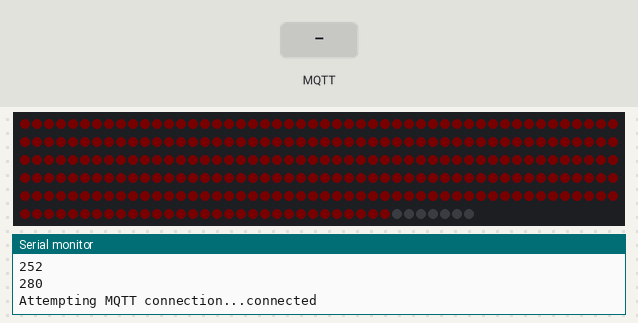
This sketch was run on a simulated ESP8266 (NodeMCU). Parts: 288 RGB LEDs in strip order, left to right, continuing on the next row, the last lines printed to the serial monitor. Inputs (shaded band) come from the test bench. Dim RGB values are drawn brighter than linear; WiFi joins after 1.5 s; servers stay silent unless stated; no MQTT or app messages arrive unless stated.

Above: at 2.7 s.
2.8 s: MQTT message "25" arrives on the third subscribed topic
At 5.5 s:
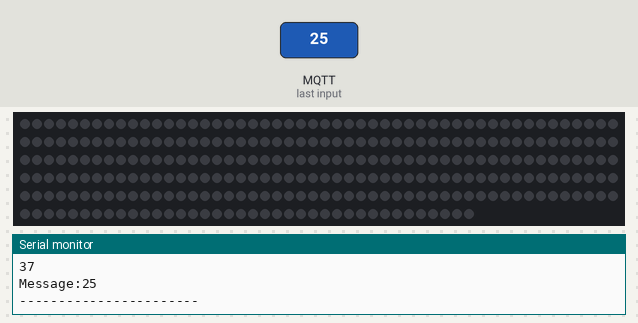
5.8 s: MQTT message "25" arrives on the first subscribed topic
At 6.29 s:
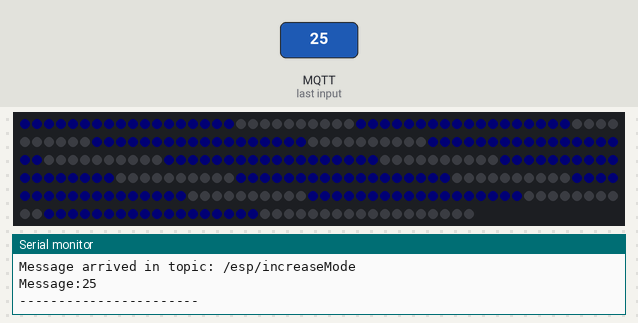
7.3 s: MQTT message "25" arrives on the second subscribed topic
At 7.7 s:
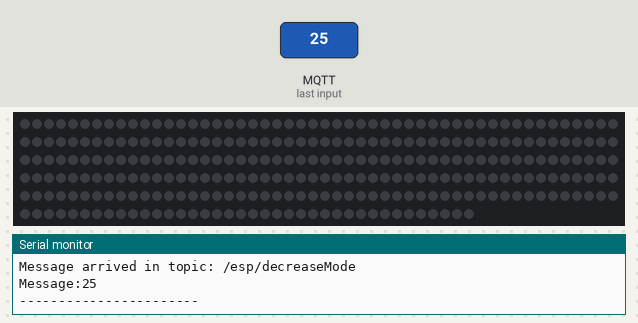
8.8 s: MQTT message "55" arrives on the second subscribed topic
10.3 s: MQTT message "0" arrives on the second subscribed topic
Timing chart, 0 to 12.8 s (numbered marks = the images above; inputs shaded):
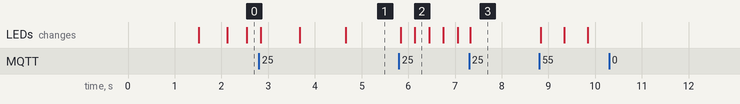

Measured:
- after the input at 2.8 s, the LEDs: change at once (image 1)
- after the input at 5.8 s, the LEDs: first change at once (image 2 shows a later state)
- after the input at 7.3 s, the LEDs: change at once (image 3)

The sketch:

ws2812fx_mqtt.ino
```cpp
#include <WS2812FX.h>
#include <ESP8266WiFi.h>
#include <Wire.h>
#include <PubSubClient.h>

// Constants for WIFI setup
#define wifi_ssid "SSID"
#define wifi_password "PASSWORD"

// Setup for MQTT
#define mqtt_server "192.168.1.201"
#define INCREASE_MODE_TOPIC "/esp/increaseMode"
#define DECREASE_MODE_TOPIC "/esp/decreaseMode"
#define CHANGE_COLOR_TOPIC "/esp/changeColor"
#define INCREASE_BRIGHTNESS_TOPIC "/esp/increaseBrightness"
#define DECREASE_BRIGHTNESS_TOPIC "/esp/decreaseBrightness"
#define SET_BRIGHTNESS_TOPIC "/esp/setBrightness"
#define SPECIFIC_MODE_TOPIC "/esp/specific"
#define SET_SPEED_TOPIC "/esp/setSpeed"

#define CURRENT_MODE_TOPIC "/esp/mode"
#define CURRENT_MODE_STRING_TOPIC "/esp/modeString"
#define CURRENT_BRIGHTNESS_TOPIC "/esp/brightness"
//#define CURRENT_COLOR_TOPIC "/esp/color"
#define CURRENT_SPEED_TOPIC "/esp/speed"

// Setup for LED strips
#define LED_COUNT 288
#define LED_PIN 5
#define TIMER_MS 5000

WS2812FX ws2812fx = WS2812FX(LED_COUNT, LED_PIN, NEO_GRB + NEO_KHZ800);

int BRIGHTNESS = 10;
int SPEED = 10;

int counter = 1;

int SEG_MULTIPLIER = 1;
int START_INDEX = 0;
int LEDS_PER_PENTAGON = LED_COUNT / MAX_NUM_SEGMENTS;

// Setup for MQTT
WiFiClient espClient;
PubSubClient client(espClient);

uint8_t lastMode = 0;
uint8_t lastBrightness = BRIGHTNESS;
uint8_t lastSpeed = SPEED;
uint32_t lastColor = DEFAULT_COLOR;

long lastMsg = 0;

void setup()
{
  Serial.begin(9600);

  setupWifi();
  setupLedStrips();

  client.setServer(mqtt_server, 1883);

  // Set callback function when recieving a MQTT message
  client.setCallback(callback);

  // Subscribe to MQTT Topics
  client.subscribe(INCREASE_MODE_TOPIC);
  client.subscribe(DECREASE_MODE_TOPIC);
  client.subscribe(CHANGE_COLOR_TOPIC);
  client.subscribe(INCREASE_BRIGHTNESS_TOPIC);
  client.subscribe(DECREASE_BRIGHTNESS_TOPIC);
  client.subscribe(SPECIFIC_MODE_TOPIC);
  client.subscribe(SET_SPEED_TOPIC);
  client.subscribe(SET_BRIGHTNESS_TOPIC);
}

void loop()
{

  ws2812fx.service();

  if (!client.connected())
  {
    reconnect();
  }

  checkIfUpdateAvailable();

  //delay(100);
  client.loop();
}

void changeColor(String newColor)

{

  int x = strtol(newColor.c_str(), NULL, 16);

  Serial.println(x);

  for (int i = 0; i < ws2812fx.getNumSegments(); i++)
  {
    ws2812fx.setColor(i, 0);
  }

  for (int i = 0; i < ws2812fx.getNumSegments(); i++)
  {
    ws2812fx.setColor(i, x);
  }
}

void increaseMode()
{

  //Serial.print(ws2812fx.getMode());
  if (ws2812fx.getMode() == 25)
  {
    ws2812fx.setMode(28);
  }

  if (ws2812fx.getMode() == 55)
  {
    ws2812fx.setMode(59);
  }

  int prevMode = ws2812fx.getMode();
  int nextMode = (prevMode + 1) % ws2812fx.getModeCount();

  for (int i = 0; i < ws2812fx.getNumSegments(); i++)
  {
    ws2812fx.setMode(i, nextMode);
  }
}

void setSpeed(int speed)
{

  for (int i = 0; i < ws2812fx.getNumSegments(); i++)
  {
    ws2812fx.setSpeed(i, speed);
  }
}

void decreaseMode()
{

  if (ws2812fx.getMode() == 0)
  {
    ws2812fx.setMode(56);
  }

  //Serial.print(ws2812fx.getMode());
  if (ws2812fx.getMode() == 29)
  {
    ws2812fx.setMode(26);
  }

  int prevMode = ws2812fx.getMode();
  int nextMode = (prevMode - 1) % ws2812fx.getModeCount();

  for (int i = 0; i < ws2812fx.getNumSegments(); i++)
  {
    ws2812fx.setMode(i, nextMode);
  }
}

void setSpecificMode(int mode)
{
  for (int i = 0; i < ws2812fx.getNumSegments(); i++)
  {
    ws2812fx.setMode(i, mode);
  }
}

void decreaseBrightness(int brightnessToLowerBy)
{

  BRIGHTNESS -= brightnessToLowerBy;

  ws2812fx.setBrightness(BRIGHTNESS);
}

void increaseBrightness(int brightnessToLowerBy)
{

  BRIGHTNESS -= brightnessToLowerBy;

  ws2812fx.setBrightness(BRIGHTNESS);
}

// Send updates to other MQTT client about current settings
void checkIfUpdateAvailable()
{

  if (lastMode != ws2812fx.getMode())
  {

    client.publish(CURRENT_MODE_TOPIC, String(ws2812fx.getMode()).c_str());
    client.publish(CURRENT_MODE_STRING_TOPIC, String(ws2812fx.getModeName(ws2812fx.getMode())).c_str());

    lastMode = ws2812fx.getMode();
  }

  if (lastBrightness != ws2812fx.getBrightness())
  {

    client.publish(CURRENT_BRIGHTNESS_TOPIC, String(ws2812fx.getBrightness()).c_str()); //TODO this has been changed, true has been removed
    lastBrightness = ws2812fx.getBrightness();
  }
 /*
  if (lastSpeed != ws2812fx.getSpeed())
  {

    client.publish(CURRENT_SPEED_TOPIC, String(ws2812fx.getSpeed()).c_str()); //TODO this has been changed, true has been removed
    lastSpeed = ws2812fx.getSpeed();
  }


  if (lastColor != ws2812fx.getColor())
  {

    client.publish(CURRENT_COLOR_TOPIC, String(ws2812fx.getColor()).c_str(), true);
    lastColor = ws2812fx.getColor();
  }
  */
}
// Callback for when recieving a MQTT message
void callback(char *topic, byte *message, unsigned int length)
{

  String messageTemp;

  for (int i = 0; i < length; i++)
  {
    //Serial.print((char)message[i]);
    messageTemp += (char)message[i];
  }

  Serial.print("Message arrived in topic: ");

  String topicString = String(topic);
  Serial.println(topicString);

  if (topicString.equals(INCREASE_MODE_TOPIC))
  {
    increaseMode();
  }
  else if (topicString.equals(DECREASE_MODE_TOPIC))
  {
    decreaseMode();
  }
  else if (topicString.equals(SPECIFIC_MODE_TOPIC))
  {
    setSpecificMode(messageTemp.toInt());
  }
  else if (topicString.equals(INCREASE_BRIGHTNESS_TOPIC))
  {
    increaseBrightness(10);
  }
  else if (topicString.equals(DECREASE_BRIGHTNESS_TOPIC))
  {
    decreaseBrightness(10);
  }
  else if (topicString.equals(SET_BRIGHTNESS_TOPIC))
  {
    BRIGHTNESS = messageTemp.toInt();
    ws2812fx.setBrightness(BRIGHTNESS);
    Serial.print("BRIGHTNESS ");
    Serial.println(BRIGHTNESS);
  }
  else if (topicString.equals(CHANGE_COLOR_TOPIC))
  {

    changeColor(messageTemp);
  }
  else if (topicString.equals(SET_SPEED_TOPIC))
  {

    setSpeed(messageTemp.toInt());
  }

  Serial.print("Message:");

  Serial.println(messageTemp);
  Serial.println("-----------------------");
}

void setupLedStrips()
{
  ws2812fx.init();
  ws2812fx.setBrightness(BRIGHTNESS);
  ws2812fx.setSpeed(SPEED);
  ws2812fx.start();

  for (int i = 0; i < MAX_NUM_SEGMENTS; i++)
  {
    int END_INDEX = START_INDEX + LEDS_PER_PENTAGON;

    ws2812fx.setSegment(i, START_INDEX, END_INDEX, FX_MODE_BREATH, DEFAULT_COLOR, 1000, false);

    START_INDEX += LEDS_PER_PENTAGON;

    Serial.println(START_INDEX);
  }
}

void setupWifi()
{
  delay(10);
  // We start by connecting to a WiFi network
  Serial.println();
  Serial.print("Connecting to ");
  Serial.println(wifi_ssid);

  WiFi.mode(WIFI_STA);

  WiFi.begin(wifi_ssid, wifi_password);

  while (WiFi.status() != WL_CONNECTED)
  {
    delay(500);
    Serial.print(".");
  }

  Serial.println("");
  Serial.println("WiFi connected");
  Serial.println("IP address: ");
  Serial.println(WiFi.localIP());
  Serial.println(WiFi.macAddress());
}

void reconnect()
{
  // Loop until we're reconnected
  while (!client.connected())
  {
    Serial.print("Attempting MQTT connection...");
    // Attempt to connect
    // If you do not want to use a username and password, change next line to
    // if (client.connect("ESP8266Client")) {
    if (client.connect("ESP8266Client"))
    {
      Serial.println("connected");
    }
    else
    {
      Serial.print("failed, rc=");
      Serial.print(client.state());
      Serial.println(" try again in 5 seconds");
      // Wait 5 seconds before retrying
      delay(5000);
    }
  }

  client.subscribe(INCREASE_MODE_TOPIC);
  client.subscribe(DECREASE_MODE_TOPIC);
  client.subscribe(CHANGE_COLOR_TOPIC);
  client.subscribe(INCREASE_BRIGHTNESS_TOPIC);
  client.subscribe(DECREASE_BRIGHTNESS_TOPIC);
  client.subscribe(SPECIFIC_MODE_TOPIC);
  client.subscribe(SET_SPEED_TOPIC);
  client.subscribe(SET_BRIGHTNESS_TOPIC);
}

// Helper methods
unsigned long colorIntsToUnsignedLong(uint32_t red, uint32_t green, uint32_t blue)
{

  // as a null-terminated char array (string)
  char rgbTxt[7];
  byte_to_str(&rgbTxt[0], red);
  byte_to_str(&rgbTxt[2], green);
  byte_to_str(&rgbTxt[4], blue);
  rgbTxt[6] = '\0';

  String rgbTxtResult = rgbTxt;

  return strtoul(rgbTxt, nullptr, HEX);
}

void byte_to_str(char *buff, uint8_t val)
{ // convert an 8-bit byte to a string of 2 hexadecimal characters
  buff[0] = nibble_to_hex(val >> 4);
  buff[1] = nibble_to_hex(val);
}

char nibble_to_hex(uint8_t nibble)
{ // convert a 4-bit nibble to a hexadecimal character
  nibble &= 0xF;
  return nibble > 9 ? nibble - 10 + 'A' : nibble + '0';
}
```
